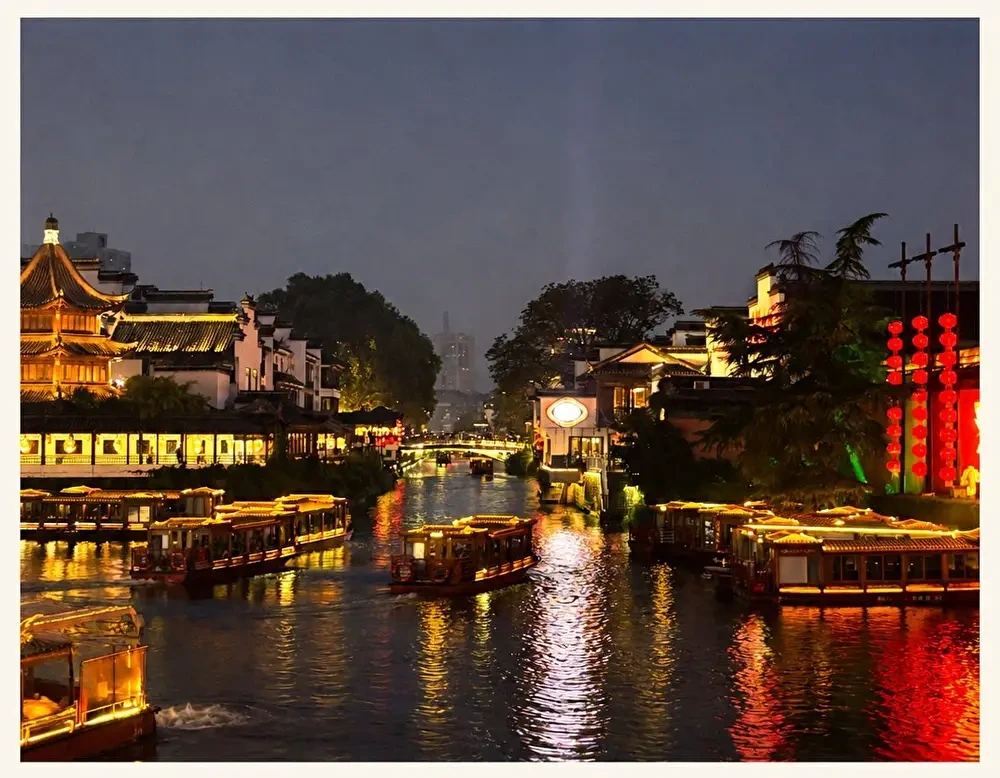
#> input picture examples/input.webp, 1000 x 778 px
$ python -i structure_foreground.py   (imports and definitions only)
#> lines starting #> are read from the running program, lines starting #| are printed output that depends on the picture; after the words box and inside, x2 and y2 are one past the last pixel; in counts of white or black regions, pixels touching at a corner belong together
from __future__ import annotations

from dataclasses import dataclass

import cv2
import numpy as np


@dataclass
class StructureForegroundResult:
    enabled: bool
    reason: str
    mask: np.ndarray | None = None
    foreground_area_ratio: float = 0.0
    background_cluster_count: int = 0
    method: str = "none"
    border_leak_ratio: float = 0.0

    def to_dict(self) -> dict:
        return {
            "enabled": self.enabled,
            "reason": self.reason,
            "foreground_area_ratio": round(float(self.foreground_area_ratio), 6),
            "background_cluster_count": int(self.background_cluster_count),
            "method": self.method,
            "border_leak_ratio": round(float(self.border_leak_ratio), 6),
        }


def _fill_holes(mask: np.ndarray) -> np.ndarray:
    h, w = mask.shape
    inv = (1 - mask.astype(np.uint8)).copy()
    flood = inv.copy()
    pad = np.zeros((h + 2, w + 2), np.uint8)
    cv2.floodFill(flood, pad, (0, 0), 2)
    holes = (flood == 1).astype(np.uint8)
    return np.clip(mask.astype(np.uint8) + holes, 0, 1)


def _border_pixels(rgb: np.ndarray) -> np.ndarray:
    h, w = rgb.shape[:2]
    thick = max(6, int(round(min(h, w) * 0.06)))
    return np.concatenate(
        [
            rgb[:thick].reshape(-1, 3),
            rgb[-thick:].reshape(-1, 3),
            rgb[thick:-thick, :thick].reshape(-1, 3),
            rgb[thick:-thick, -thick:].reshape(-1, 3),
        ],
        axis=0,
    )


def _background_centers(rgb: np.ndarray) -> np.ndarray:
    border = _border_pixels(rgb)
    lab = cv2.cvtColor(border.reshape(-1, 1, 3), cv2.COLOR_RGB2LAB).reshape(-1, 3).astype(np.float32)
    cluster_count = min(4, max(1, len(lab) // 256))
    criteria = (cv2.TERM_CRITERIA_EPS + cv2.TERM_CRITERIA_MAX_ITER, 40, 0.6)
    cv2.setRNGSeed(1701)
    _score, labels, centers = cv2.kmeans(lab, cluster_count, None, criteria, 4, cv2.KMEANS_PP_CENTERS)
    counts = np.bincount(labels.ravel(), minlength=cluster_count)
    order = np.argsort(-counts)
    selected: list[np.ndarray] = []
    covered = 0.0
    total = max(int(counts.sum()), 1)
    for index in order:
        fraction = float(counts[index]) / total
        if selected and fraction < 0.035 and covered > 0.82:
            break
        selected.append(centers[index])
        covered += fraction
        if covered >= 0.94:
            break
    return np.asarray(selected, dtype=np.float32)


def _merge_subject_components(mask: np.ndarray) -> np.ndarray:
    h, w = mask.shape
    count, labels, stats, centers = cv2.connectedComponentsWithStats(mask.astype(np.uint8), 8)
    if count <= 1:
        return mask.astype(np.uint8)

    cx, cy = w * 0.5, h * 0.5
    ranked: list[tuple[float, int]] = []
    for index in range(1, count):
        area = int(stats[index, cv2.CC_STAT_AREA])
        if area < h * w * 0.002:
            continue
        ccx, ccy = centers[index]
        centrality = np.exp(-((ccx - cx) / max(w * 0.40, 1.0)) ** 2 - ((ccy - cy) / max(h * 0.45, 1.0)) ** 2)
        ranked.append((area / float(h * w) + 0.50 * float(centrality), index))
    if not ranked:
        return np.zeros_like(mask, dtype=np.uint8)

    ranked.sort(reverse=True)
    merged = (labels == ranked[0][1]).astype(np.uint8)
    link_kernel = cv2.getStructuringElement(cv2.MORPH_ELLIPSE, (31, 31))
    for _ in range(3):
        dilated = cv2.dilate(merged, link_kernel)
        changed = False
        for _score, index in ranked[1:]:
            component = (labels == index).astype(np.uint8)
            if np.any(component & dilated):
                old_area = int(merged.sum())
                merged |= component
                changed = changed or int(merged.sum()) > old_area
        if not changed:
            break
    return merged


def _border_leak(mask: np.ndarray) -> float:
    h, w = mask.shape
    thick = max(2, int(round(min(h, w) * 0.03)))
    border = np.concatenate(
        [
            mask[:thick].ravel(),
            mask[-thick:].ravel(),
            mask[thick:-thick, :thick].ravel(),
            mask[thick:-thick, -thick:].ravel(),
        ]
    )
    return float(border.mean()) if len(border) else 0.0


def _grabcut_subject(rgb: np.ndarray) -> np.ndarray:
    h, w = rgb.shape[:2]
    bgr = cv2.cvtColor(rgb, cv2.COLOR_RGB2BGR)
    grab = np.full((h, w), cv2.GC_PR_BGD, dtype=np.uint8)
    edge = max(2, int(round(min(h, w) * 0.02)))
    grab[:edge, :] = cv2.GC_BGD
    grab[-edge:, :] = cv2.GC_BGD
    grab[:, :edge] = cv2.GC_BGD
    grab[:, -edge:] = cv2.GC_BGD
    grab[int(h * 0.05) : int(h * 0.98), int(w * 0.08) : int(w * 0.92)] = cv2.GC_PR_FGD
    bg_model = np.zeros((1, 65), dtype=np.float64)
    fg_model = np.zeros((1, 65), dtype=np.float64)
    cv2.setRNGSeed(1701)
    cv2.grabCut(bgr, grab, None, bg_model, fg_model, 5, cv2.GC_INIT_WITH_MASK)
    mask = np.isin(grab, (cv2.GC_FGD, cv2.GC_PR_FGD)).astype(np.uint8)
    mask = cv2.morphologyEx(mask, cv2.MORPH_CLOSE, cv2.getStructuringElement(cv2.MORPH_ELLIPSE, (9, 9)))
    mask = _merge_subject_components(mask)
    return _fill_holes(mask)


def build_structure_foreground(rgb: np.ndarray) -> StructureForegroundResult:
    if rgb.ndim != 3 or rgb.shape[2] != 3:
        return StructureForegroundResult(False, "rgb_required")
    h, w = rgb.shape[:2]
    if min(h, w) < 64:
        return StructureForegroundResult(False, "image_too_small")

    centers = _background_centers(rgb)
    if centers.size == 0:
        return StructureForegroundResult(False, "background_cluster_missing")

    lab = cv2.cvtColor(rgb, cv2.COLOR_RGB2LAB).astype(np.float32)
    distance = np.linalg.norm(lab[:, :, None, :] - centers[None, None, :, :], axis=3).min(axis=2)
    mask = (distance > 20.0).astype(np.uint8)
    mask = cv2.morphologyEx(mask, cv2.MORPH_OPEN, cv2.getStructuringElement(cv2.MORPH_ELLIPSE, (5, 5)))
    mask = cv2.morphologyEx(mask, cv2.MORPH_CLOSE, cv2.getStructuringElement(cv2.MORPH_ELLIPSE, (17, 17)))
    mask = _merge_subject_components(mask)
    mask = cv2.morphologyEx(mask, cv2.MORPH_CLOSE, cv2.getStructuringElement(cv2.MORPH_ELLIPSE, (15, 15)))
    mask = _fill_holes(mask)

    area_ratio = float(mask.mean())
    leak_ratio = _border_leak(mask)
    method = "border_color"
    if not (0.08 <= area_ratio <= 0.72 and leak_ratio <= 0.18):
        mask = _grabcut_subject(rgb)
        area_ratio = float(mask.mean())
        leak_ratio = _border_leak(mask)
        method = "grabcut"

    if not 0.08 <= area_ratio <= 0.82:
        return StructureForegroundResult(
            False,
            "foreground_area_gate",
            mask=mask,
            foreground_area_ratio=area_ratio,
            background_cluster_count=len(centers),
            method=method,
            border_leak_ratio=leak_ratio,
        )
    return StructureForegroundResult(
        True,
        "ok",
        mask=mask,
        foreground_area_ratio=area_ratio,
        background_cluster_count=len(centers),
        method=method,
        border_leak_ratio=leak_ratio,
    )

>>> import cv2
>>> picture = cv2.cvtColor(cv2.imread('../examples/input.webp'), cv2.COLOR_BGR2RGB)
>>> result = build_structure_foreground(picture)
#> in _background_centers, `cluster_count = min(4, max(1, len(lab) // 256))`: cluster_count = 4
#> in _background_centers, `_score, labels, centers = cv2.kmeans(lab, cluster_count, None, criteri..`: centers = [[245.1, 127.9, 134.1], [31.03, 138.2, 136.7], [93.59, 131.6, 118.8], [125.1, 170.7, 178.9]]
#> in _background_centers, `counts = np.bincount(labels.ravel(), minlength=cluster_count)`: counts = [65724, 35854, 42705, 14013]
#> in _background_centers, `order = np.argsort(-counts)`: order = [0, 2, 1, 3]
#> in _background_centers, `total = max(int(counts.sum()), 1)`: total = 158296
#> the loop in _background_centers, `for index in order:` made 4 passes
#> (fraction, covered) on passes 1, 2, 4: (0.415, 0.415), (0.27, 0.685), (0.0885, 1)
#> (index, fraction, covered) on pass 3: (1, 0.226, 0.911)
#> after the loop in _background_centers, `for index in order:`: covered = 1; selected = [[245.1, 127.9, 134.1], [93.59, 131.6, 118.8], [31.03, 138.2, 136.7], [125.1, 170.7, 178.9]]
#> in build_structure_foreground, `centers = _background_centers(rgb)`: centers has the same summary as selected in _background_centers
#> in build_structure_foreground, `lab = cv2.cvtColor(rgb, cv2.COLOR_RGB2LAB).astype(np.float32)`:
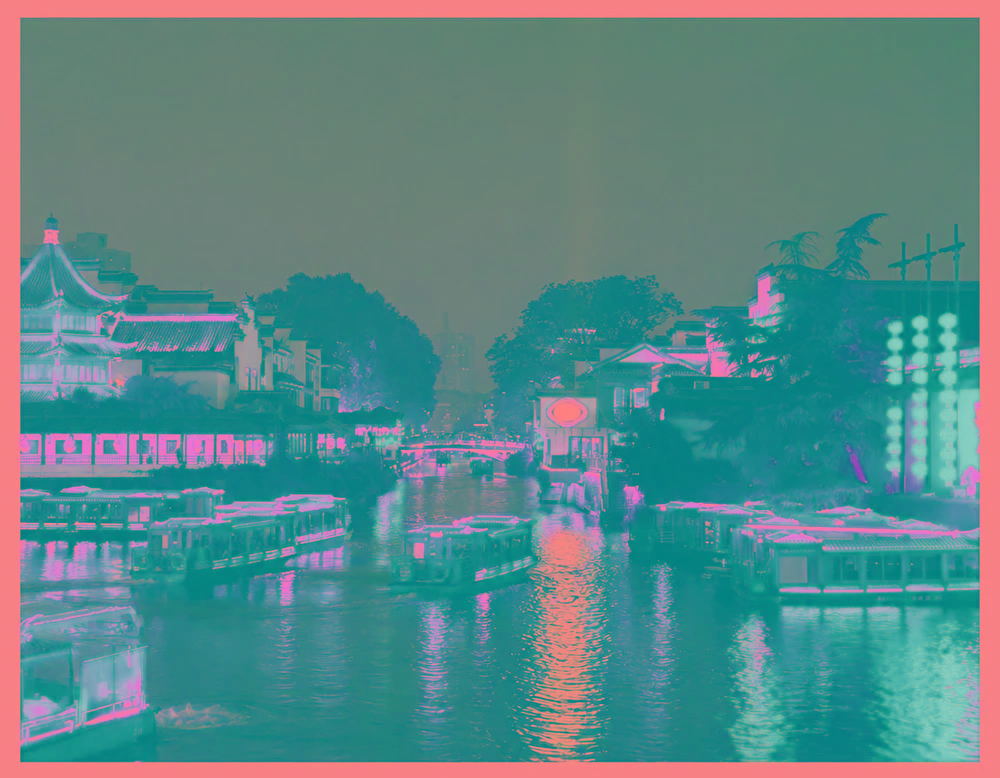
#> lab: shape (778, 1000, 3) float32; mean R, G, B 91.5, 135.7, 136.5
#> in build_structure_foreground, `mask = (distance > 20.0).astype(np.uint8)`:
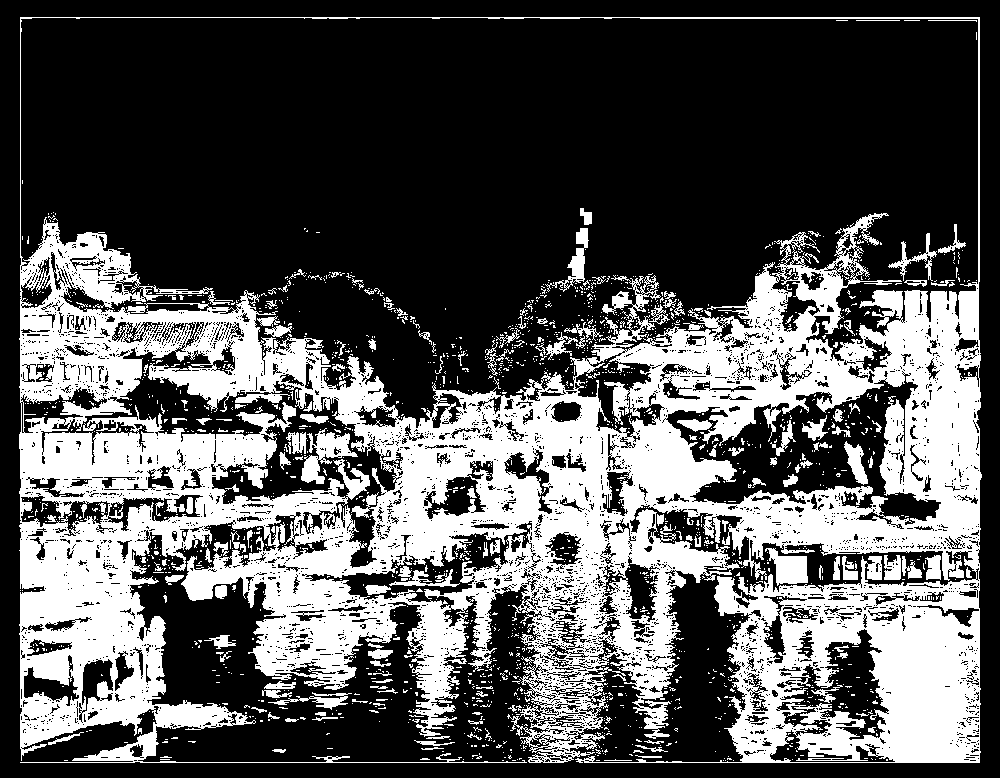
#> mask: shape (778, 1000); values 0 (black) and 1 (white), 34.5% white; 1865 white regions (1701 under 20 px), largest, box (x1, y1, x2, y2) and area: (19, 17, 982, 763) 246707, (301, 428, 358, 484) 1290, (765, 548, 808, 586) 963
#> in build_structure_foreground, `mask = cv2.morphologyEx(mask, cv2.MORPH_OPEN, cv2.getStructuringElemen..`: mask: shape (778, 1000); values 0 (black) and 1 (white), 25.9% white; 313 white regions (49 under 20 px), largest, box (x1, y1, x2, y2) and area: (182, 290, 982, 682) 67582, (19, 417, 342, 727) 33872, (799, 598, 980, 763) 15771
#> in build_structure_foreground, `mask = cv2.morphologyEx(mask, cv2.MORPH_CLOSE, cv2.getStructuringEleme..`: mask: shape (778, 1000); values 0 (black) and 1 (white), 36.7% white; 15 white regions (3 under 20 px), largest, box (x1, y1, x2, y2) and area: (19, 226, 982, 763) 283622, (568, 211, 592, 279) 708, (603, 292, 647, 313) 425
#> in _merge_subject_components, `count, labels, stats, centers = cv2.connectedComponentsWithStats(mask...`:
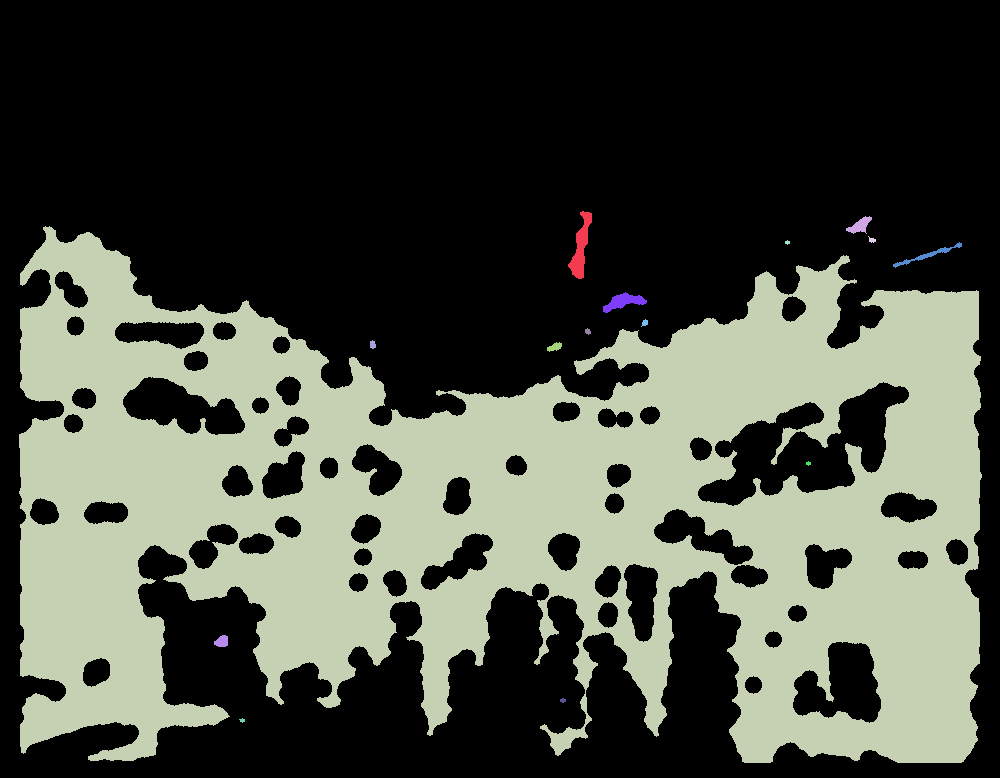
#> labels: shape (778, 1000) int32; 16 distinct labels, from 0 to 15; one colour per label, 0 black
#> in _merge_subject_components, `count, labels, stats, centers = cv2.connectedComponentsWithStats(mask...`: count = 16; stats = 16 rows, first 6: [0, 0, 1000, 778, 492323], [568, 211, 24, 68, 708], [846, 216, 26, 18, 229], [19, 226, 963, 537, 283622], [868, 236, 8, 7, 30], [785, 240, 5, 5, 17]; centers = 16 rows, first 8: [495.2, 318.6], [580.5, 246.9], [859.6, 225.1], [506, 510.5], [871.6, 239.6], [787, 242], [927.4, 254.8], [623.2, 301.3]
#> the loop in _merge_subject_components, `for index in range(1, count):` made 15 passes
#> area on passes 1, 2, 4, 6, 7, 8, 9, 10, 11, 13, 14: 708, 229, 30, 263, 425, 34, 29, 42, 91, 130, 22
#> (area, ccx, ccy, centrality) on pass 3: (283622, 506, 510.5, 0.886)
#> after the loop in _merge_subject_components, `for index in range(1, count):`: ranked = [(0.808, 3)]
#> in _merge_subject_components, `merged = (labels == ranked[0][1]).astype(np.uint8)`: merged: shape (778, 1000); values 0 (black) and 1 (white), 36.5% white; 1 white region, box (x1, y1, x2, y2) and area: (19, 226, 982, 763) 283622
#> in _fill_holes, `cv2.floodFill(flood, pad, (0, 0), 2)`:
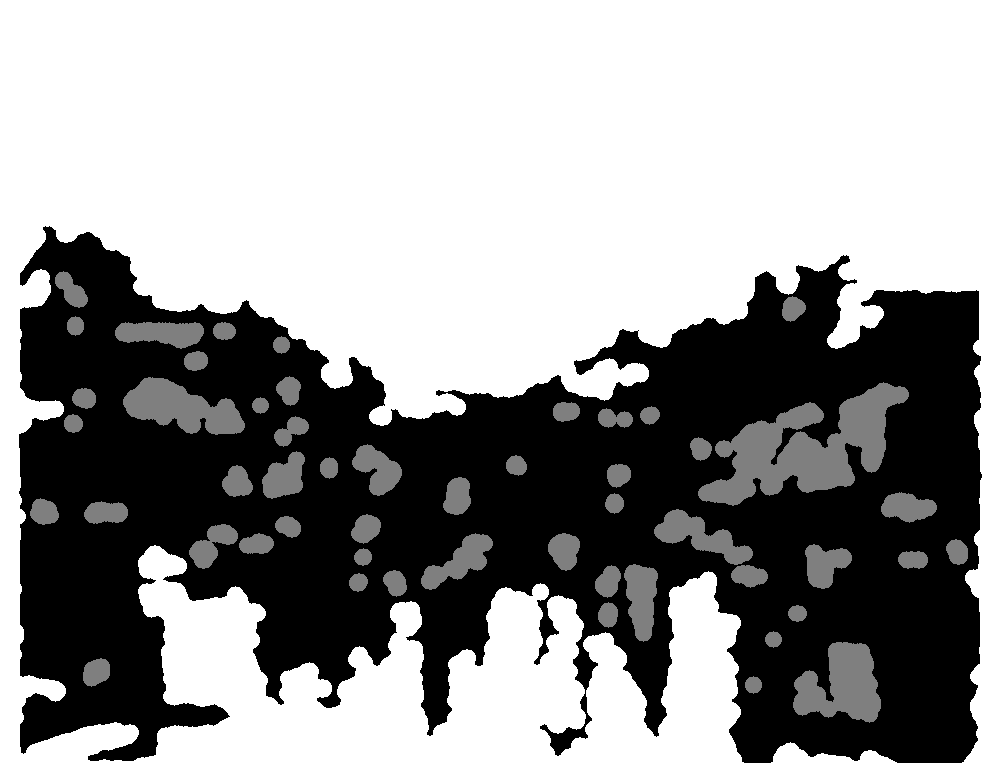
#> flood: shape (778, 1000); min 0, max 2, mean 1.2; drawn with min black and max white
#> in _fill_holes, `holes = (flood == 1).astype(np.uint8)`: holes: shape (778, 1000); values 0 (black) and 1 (white), 6.7% white; 51 white regions, largest, box (x1, y1, x2, y2) and area: (698, 382, 909, 506) 11689, (793, 642, 881, 723) 4581, (123, 377, 245, 435) 4108
#> in _fill_holes, `return np.clip(mask.astype(np.uint8) + holes, 0, 1)`:
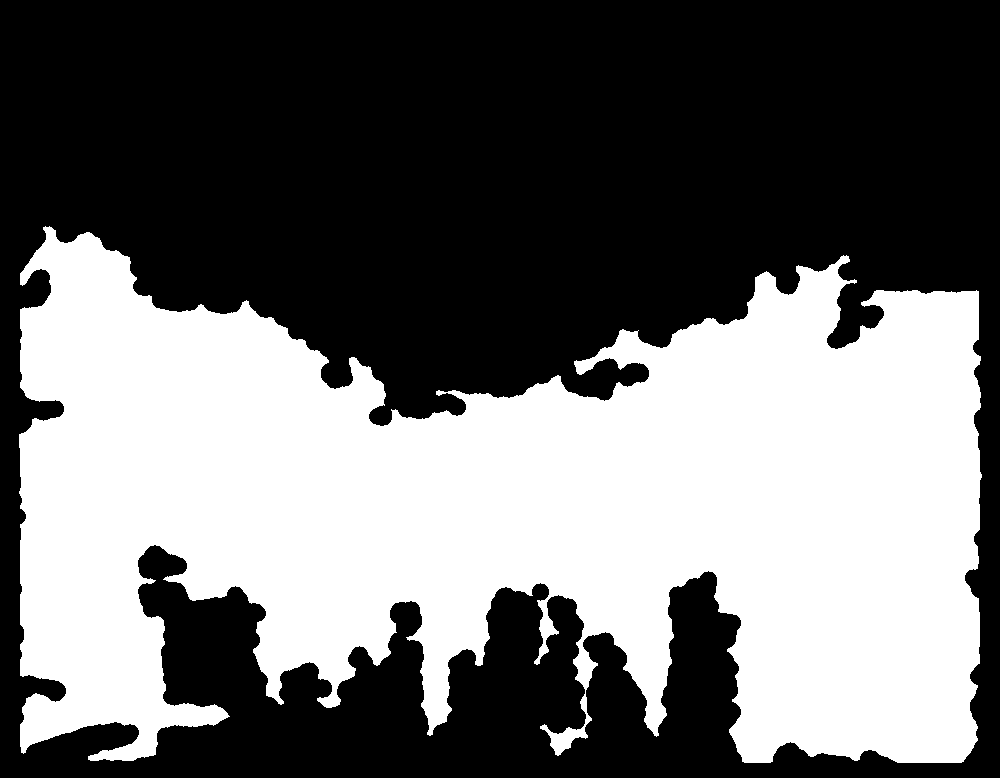
#> returned value: shape (778, 1000); values 0 (black) and 1 (white), 43.1% white; 1 white region, box (x1, y1, x2, y2) and area: (19, 226, 982, 763) 335504
#> in build_structure_foreground, `area_ratio = float(mask.mean())`: area_ratio = 0.431
#> in build_structure_foreground, `leak_ratio = _border_leak(mask)`: leak_ratio = 0.0359
